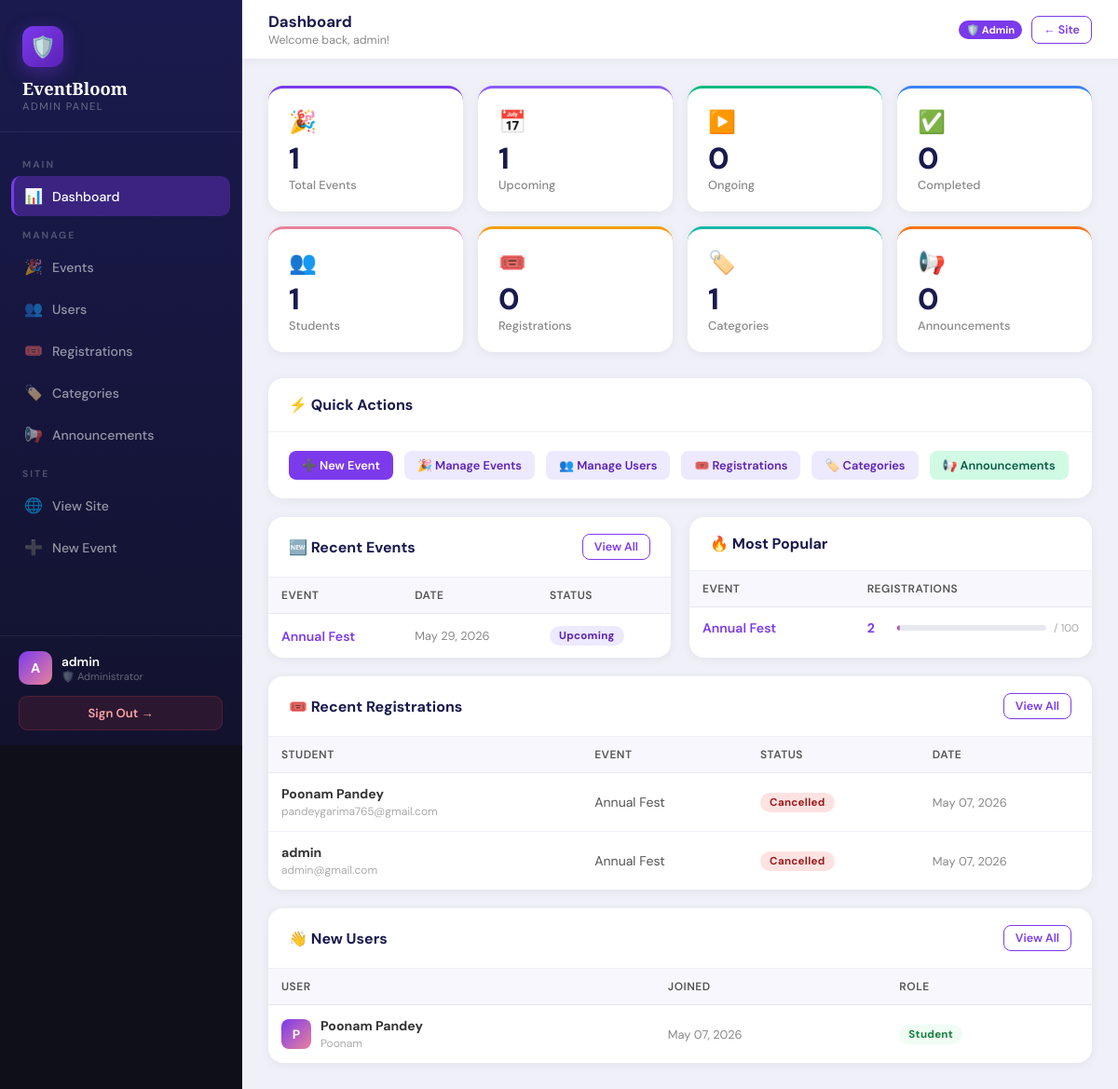
Page /admin-panel/ (signed in) on the committed database.
### events/models.py (models this page shows, shortened)
class Event(models.Model):
    STATUS_CHOICES = [
        ('upcoming', 'Upcoming'),
        ('ongoing', 'Ongoing'),
        ('completed', 'Completed'),
        ('cancelled', 'Cancelled'),
    ]
    title = models.CharField(max_length=200)
    description = models.TextField()
    category = models.ForeignKey(Category, on_delete=models.SET_NULL, null=True, blank=True)
    organizer = models.ForeignKey(User, on_delete=models.CASCADE, related_name='organized_events')
    venue = models.CharField(max_length=200)
    date = models.DateField()
    start_time = models.TimeField()
    end_time = models.TimeField()
    max_participants = models.PositiveIntegerField(default=100)
    registration_deadline = models.DateTimeField()
    status = models.CharField(max_length=20, choices=STATUS_CHOICES, default='upcoming')
    image_url = models.CharField(max_length=500, blank=True, default='')
    created_at = models.DateTimeField(auto_now_add=True)
    updated_at = models.DateTimeField(auto_now=True)
    is_featured = models.BooleanField(default=False)
    class Meta:
        ordering = ['date', 'start_time']

class Registration(models.Model):
    STATUS_CHOICES = [
        ('confirmed', 'Confirmed'),
        ('waitlisted', 'Waitlisted'),
        ('cancelled', 'Cancelled'),
    ]
    event = models.ForeignKey(Event, on_delete=models.CASCADE, related_name='registrations')
    user = models.ForeignKey(User, on_delete=models.CASCADE, related_name='registrations')
    status = models.CharField(max_length=20, choices=STATUS_CHOICES, default='confirmed')
    registered_at = models.DateTimeField(auto_now_add=True)
    notes = models.TextField(blank=True)
    class Meta:
        unique_together = ['event', 'user']

### events/views.py (the view)
    def wrapper(request, *args, **kwargs):
        if not request.user.is_authenticated or not request.user.is_staff:
            messages.error(request, 'Admin access required. Please login with admin credentials.')
            return redirect('admin_login')
        return view_func(request, *args, **kwargs)

### events/views.py (called while the page is built)
def admin_required(view_func):
    def wrapper(request, *args, **kwargs):
        if not request.user.is_authenticated or not request.user.is_staff:
            messages.error(request, 'Admin access required. Please login with admin credentials.')
            return redirect('admin_login')
        return view_func(request, *args, **kwargs)
    return wrapper

### templates/events/admin_panel.html (shortened to what this page needs)
{% extends 'events/admin_base.html' %}
{% block page_title %}Dashboard{% endblock %}
{% block page_sub %}Welcome back, {{ user.first_name|default:user.username }}!{% endblock %}
{% block content %}
<div class="ap-stats">
  <div class="ap-stat-card" style="border-top-color:#7c3aed;">
    <div class="ap-stat-icon">🎉</div>
    <div class="ap-stat-num">{{ total_events }}</div>
    <div class="ap-stat-label">Total Events</div>
  </div>
  <div class="ap-stat-card" style="border-top-color:#8b5cf6;">
    <div class="ap-stat-icon">📅</div>
    <div class="ap-stat-num">{{ upcoming_events }}</div>
    <div class="ap-stat-label">Upcoming</div>
  </div>
  <div class="ap-stat-card" style="border-top-color:#10b981;">
    <div class="ap-stat-icon">▶️</div>
    <div class="ap-stat-num">{{ ongoing_events }}</div>
    <div class="ap-stat-label">Ongoing</div>
  </div>
  <div class="ap-stat-card" style="border-top-color:#3b82f6;">
    <div class="ap-stat-icon">✅</div>
    <div class="ap-stat-num">{{ completed_events }}</div>
    <div class="ap-stat-label">Completed</div>
  </div>
  <div class="ap-stat-card" style="border-top-color:#e8829a;">
    <div class="ap-stat-icon">👥</div>
    <div class="ap-stat-num">{{ total_users }}</div>
    <div class="ap-stat-label">Students</div>
  </div>
  <div class="ap-stat-card" style="border-top-color:#f59e0b;">
    <div class="ap-stat-icon">🎟️</div>
    <div class="ap-stat-num">{{ total_registrations }}</div>
    <div class="ap-stat-label">Registrations</div>
  </div>
  <div class="ap-stat-card" style="border-top-color:#14b8a6;">
    <div class="ap-stat-icon">🏷️</div>
    <div class="ap-stat-num">{{ total_categories }}</div>
    <div class="ap-stat-label">Categories</div>
  </div>
  <div class="ap-stat-card" style="border-top-color:#f97316;">
    <div class="ap-stat-icon">📢</div>
    <div class="ap-stat-num">{{ total_announcements }}</div>
    <div class="ap-stat-label">Announcements</div>
  </div>
</div>
<div class="ap-card" style="margin-bottom:20px;">
  <div class="ap-card-header">
    <span class="ap-card-title">⚡ Quick Actions</span>
  </div>
  <div class="ap-card-body" style="display:flex; gap:12px; flex-wrap:wrap;">
    <a href="{% url 'create_event' %}" class="ap-btn ap-btn-primary">➕ New Event</a>
    <a href="{% url 'admin_events' %}" class="ap-btn ap-btn-edit">🎉 Manage Events</a>
    <a href="{% url 'admin_users' %}" class="ap-btn ap-btn-edit">👥 Manage Users</a>
    <a href="{% url 'admin_registrations' %}" class="ap-btn ap-btn-edit">🎟️ Registrations</a>
    <a href="{% url 'admin_categories' %}" class="ap-btn ap-btn-edit">🏷️ Categories</a>
    <a href="{% url 'admin_announcements' %}" class="ap-btn ap-btn-success">📢 Announcements</a>
  </div>
</div>
<div class="ap-grid-2">
  <div class="ap-card">
    <div class="ap-card-header">
      <span class="ap-card-title">🆕 Recent Events</span>
      <a href="{% url 'admin_events' %}" class="ap-btn ap-btn-outline" style="font-size:0.78rem; padding:5px 12px;">View All</a>
    </div>
    <div style="overflow-x:auto;">
      <table class="ap-table">
        <thead><tr><th>Event</th><th>Date</th><th>Status</th></tr></thead>
        <tbody>
          {% for event in recent_events %}
          <tr>
            <td><a href="{% url 'event_detail' event.pk %}" style="color:#7c3aed; font-weight:600; text-decoration:none;">{{ event.title|truncatechars:28 }}</a></td>
            <td style="color:#888; font-size:0.8rem;">{{ event.date|date:"M d, Y" }}</td>
            <td><span class="ap-badge badge-{{ event.status }}">{{ event.get_status_display }}</span></td>
          </tr>
          {% empty %}
          <tr><td colspan="3" class="ap-empty">No events yet</td></tr>
          {% endfor %}
        </tbody>
      </table>
    </div>
  </div>
  <div class="ap-card">
    <div class="ap-card-header">
      <span class="ap-card-title">🔥 Most Popular</span>
    </div>
    <div style="overflow-x:auto;">
      <table class="ap-table">
        <thead><tr><th>Event</th><th>Registrations</th></tr></thead>
        <tbody>
          {% for event in popular_events %}
          <tr>
            <td><a href="{% url 'event_detail' event.pk %}" style="color:#7c3aed; font-weight:600; text-decoration:none;">{{ event.title|truncatechars:30 }}</a></td>
            <td>
              <div style="display:flex; align-items:center; gap:8px;">
                <span style="font-weight:700; color:#7c3aed; min-width:24px;">{{ event.reg_count }}</span>
                <div class="ap-progress" style="flex:1;">
                  <div class="ap-progress-fill" style="width:{% widthratio event.reg_count event.max_participants 100 %}%;"></div>
                </div>
                <span style="font-size:0.72rem; color:#aaa;">/ {{ event.max_participants }}</span>
              </div>
            </td>
          </tr>
          {% empty %}
          <tr><td colspan="2" class="ap-empty">No data yet</td></tr>
          {% endfor %}
        </tbody>
      </table>
    </div>
  </div>
</div>
<div class="ap-card">
  <div class="ap-card-header">
    <span class="ap-card-title">🎟️ Recent Registrations</span>
    <a href="{% url 'admin_registrations' %}" class="ap-btn ap-btn-outline" style="font-size:0.78rem; padding:5px 12px;">View All</a>
  </div>
  <div style="overflow-x:auto;">
    <table class="ap-table">
      <thead><tr><th>Student</th><th>Event</th><th>Status</th><th>Date</th></tr></thead>
      <tbody>
        {% for reg in recent_registrations %}
        <tr>
          <td><strong>{{ reg.user.get_full_name|default:reg.user.username }}</strong><br><span style="font-size:0.75rem; color:#aaa;">{{ reg.user.email }}</span></td>
          <td style="color:#555;">{{ reg.event.title|truncatechars:30 }}</td>
          <td><span class="ap-badge badge-{{ reg.status }}">{{ reg.get_status_display }}</span></td>
          <td style="color:#888; font-size:0.8rem;">{{ reg.registered_at|date:"M d, Y" }}</td>
        </tr>
        {% empty %}
        <tr><td colspan="4" class="ap-empty">No registrations yet</td></tr>
        {% endfor %}
      </tbody>
    </table>
  </div>
</div>
<div class="ap-card">
  <div class="ap-card-header">
    <span class="ap-card-title">👋 New Users</span>
    <a href="{% url 'admin_users' %}" class="ap-btn ap-btn-outline" style="font-size:0.78rem; padding:5px 12px;">View All</a>
  </div>
  <div style="overflow-x:auto;">
    <table class="ap-table">
      <thead><tr><th>User</th><th>Joined</th><th>Role</th></tr></thead>
      <tbody>
        {% for u in recent_users %}
        <tr>
          <td>
            <div style="display:flex; align-items:center; gap:10px;">
              <div style="width:32px; height:32px; background:linear-gradient(135deg,#7c3aed,#e8829a); border-radius:8px; display:flex; align-items:center; justify-content:center; color:white; font-weight:700; font-size:0.85rem; flex-shrink:0;">{{ u.first_name|first|upper|default:u.username|first|upper }}</div>
              <div><strong>{{ u.get_full_name|default:u.username }}</strong><br><span style="font-size:0.75rem; color:#aaa;">{{ u.username }}</span></div>
            </div>
          </td>
          <td style="color:#888; font-size:0.8rem;">{{ u.date_joined|date:"M d, Y" }}</td>
          <td><span class="ap-badge {% if u.is_staff %}badge-admin{% else %}badge-user{% endif %}">{% if u.is_staff %}Admin{% else %}Student{% endif %}</span></td>
        </tr>
        {% empty %}
        <tr><td colspan="3" class="ap-empty">No users yet</td></tr>
        {% endfor %}
      </tbody>
    </table>
  </div>
</div>
{% endblock %}

### templates/events/admin_base.html (shortened to what this page needs)
{% load static %}
<!DOCTYPE html>
<html lang="en">
<head>
  <link rel="stylesheet" href="{% static 'css/style.css' %}">
</head>
<body>
<div class="ap-layout">
  <aside class="ap-sidebar" id="apSidebar">
    <div class="ap-sidebar-brand">
      <div class="brand-icon">🛡️</div>
      <div class="brand-name">EventBloom</div>
      <div class="brand-sub">Admin Panel</div>
    </div>
    <nav class="ap-nav">
      <div class="ap-nav-section">Main</div>
      <a href="{% url 'admin_panel' %}" class="ap-nav-link {% if request.resolver_match.url_name == 'admin_panel' %}active{% endif %}">
        <span class="nav-icon">📊</span> Dashboard
      </a>
      <div class="ap-nav-section">Manage</div>
      <a href="{% url 'admin_events' %}" class="ap-nav-link {% if 'admin_event' in request.resolver_match.url_name %}active{% endif %}">
        <span class="nav-icon">🎉</span> Events
      </a>
      <a href="{% url 'admin_users' %}" class="ap-nav-link {% if 'admin_user' in request.resolver_match.url_name %}active{% endif %}">
        <span class="nav-icon">👥</span> Users
      </a>
      <a href="{% url 'admin_registrations' %}" class="ap-nav-link {% if 'admin_registration' in request.resolver_match.url_name %}active{% endif %}">
        <span class="nav-icon">🎟️</span> Registrations
      </a>
      <a href="{% url 'admin_categories' %}" class="ap-nav-link {% if 'admin_categor' in request.resolver_match.url_name %}active{% endif %}">
        <span class="nav-icon">🏷️</span> Categories
      </a>
      <a href="{% url 'admin_announcements' %}" class="ap-nav-link {% if 'admin_announcement' in request.resolver_match.url_name %}active{% endif %}">
        <span class="nav-icon">📢</span> Announcements
      </a>
      <div class="ap-nav-section">Site</div>
      <a href="{% url 'home' %}" class="ap-nav-link" target="_blank">
        <span class="nav-icon">🌐</span> View Site
      </a>
      <a href="{% url 'create_event' %}" class="ap-nav-link">
        <span class="nav-icon">➕</span> New Event
      </a>
    </nav>
    <div class="ap-sidebar-footer">
      <div class="ap-user-info">
        <div class="ap-avatar">{{ user.first_name|first|upper|default:user.username|first|upper }}</div>
        <div>
          <div class="ap-user-name">{{ user.get_full_name|default:user.username }}</div>
          <div class="ap-user-role">🛡️ Administrator</div>
        </div>
      </div>
      <a href="{% url 'logout' %}" class="ap-logout-btn">Sign Out →</a>
    </div>
  </aside>
  <div class="ap-main">
    <div class="ap-topbar">
      <div style="display:flex; align-items:center; gap:12px;">
        <div>
          <div class="ap-topbar-title">{% block page_title %}Admin Panel{% endblock %}</div>
          <div class="ap-topbar-sub">{% block page_sub %}EventBloom Administration{% endblock %}</div>
        </div>
      </div>
      <div class="ap-topbar-actions">
        <span class="ap-topbar-badge">🛡️ Admin</span>
        <a href="{% url 'home' %}" class="ap-btn ap-btn-outline" style="font-size:0.78rem; padding:6px 12px;">← Site</a>
      </div>
    </div>
    <div class="ap-content">
      {% block content %}{% endblock %}
    </div>
  </div>
</div>
</body>
</html>

### static/css/style.css (style rules this page uses)
:root { --pink: #FFB3C6; --pink-light: #FFD6E0; --pink-deep: #E8829A; --lavender: #C9B8FF; --lavender-light: #E4DCFF; --mint: #B5EAD7; --mint-light: #D4F4E8; --peach: #FFDAB9; --peach-light:#FFF0E1; --sky: #B3D9FF; --sky-light: #DCF0FF; --yellow: #FFF3B0; --yellow-deep:#F0D060; --lilac: #E8D5F5; --cream: #FFF8F0; --white: #FFFFFF; --text-dark: #3D2C35; --text-mid: #6E5A65; --text-soft: #9E8A95; --border: #F0E6ED; --shadow-sm: 0 2px 12px rgba(200,150,180,0.12); --shadow-md: 0 8px 32px rgba(200,150,180,0.18); --shadow-lg: 0 20px 60px rgba(200,150,180,0.22); --radius-sm: 10px; --radius-md: 18px; --radius-lg: 28px; --radius-xl: 40px; }
*, *::before, *::after { box-sizing: border-box; margin: 0; padding: 0; }
html { scroll-behavior: smooth; }
body { font-family: 'DM Sans', sans-serif; background: var(--cream); color: var(--text-dark); min-height: 100vh; overflow-x: hidden; }
table { width: 100%; border-collapse: collapse; }
th { padding: 12px 20px; text-align: left; font-size: 0.78rem; text-transform: uppercase; letter-spacing: 0.5px; color: var(--text-soft); background: var(--cream); font-weight: 600; }
td { padding: 14px 20px; font-size: 0.88rem; border-top: 1px solid var(--border); color: var(--text-dark); }

### rows in the picture
Event: title "Annual Fest", date "May 29, 2026", status "Upcoming", reg_count "2", max_participants "100"
Registration: user.get_full_name "Poonam Pandey", user.email "pandeygarima765@gmail.com", event "Annual Fest", status "Cancelled", registered_at "May 07, 2026"
Registration: user.get_full_name "admin", user.email "admin@gmail.com", event "Annual Fest", status "Cancelled", registered_at "May 07, 2026"

### other values in the picture
{{ user.first_name|first|upper|default:user.username|first|upper }} "A"
{{ user.get_full_name|default:user.username }} "admin"
{{ user.first_name|default:user.username }} "admin"
{{ total_events }} "1"
{{ upcoming_events }} "1"
{{ ongoing_events }} "0"
{{ completed_events }} "0"
{{ total_users }} "1"
{{ total_registrations }} "0"
{{ total_categories }} "1"
{{ total_announcements }} "0"
{{ u.first_name|first|upper|default:u.username|first|upper }} "P"
{{ u.get_full_name|default:u.username }} "Poonam Pandey"
{{ u.username }} "Poonam"
{{ u.date_joined|date:"M d, Y" }} "May 07, 2026"
